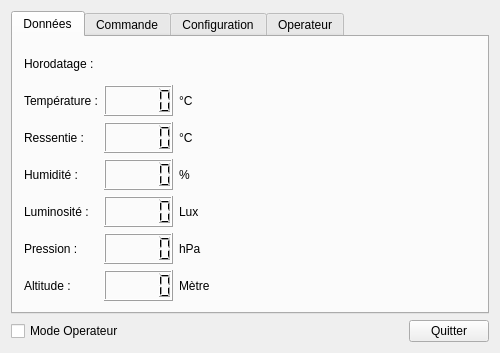
<?xml version="1.0" encoding="UTF-8"?>
<ui version="4.0">
 <class>Ihm</class>
 <widget class="QWidget" name="Ihm">
  <property name="geometry">
   <rect>
    <x>0</x>
    <y>0</y>
    <width>500</width>
    <height>353</height>
   </rect>
  </property>
  <property name="minimumSize">
   <size>
    <width>500</width>
    <height>353</height>
   </size>
  </property>
  <property name="windowTitle">
   <string>Ihm</string>
  </property>
  <layout class="QVBoxLayout" name="verticalLayout_2">
   <item>
    <layout class="QVBoxLayout" name="verticalLayoutPrincipalFenetre">
     <item>
      <widget class="QTabWidget" name="tabWidget">
       <property name="currentIndex">
        <number>0</number>
       </property>
       <widget class="QWidget" name="Donnees">
        <attribute name="title">
         <string>Données</string>
        </attribute>
        <layout class="QHBoxLayout" name="horizontalLayout_2">
         <item>
          <layout class="QGridLayout" name="gridLayout" columnstretch="0,0,0">
           <property name="horizontalSpacing">
            <number>6</number>
           </property>
           <item row="2" column="1">
            <widget class="QLCDNumber" name="lcdNumberRessentie"/>
           </item>
           <item row="2" column="0">
            <widget class="QLabel" name="labelRessentie">
             <property name="text">
              <string>Ressentie :</string>
             </property>
            </widget>
           </item>
           <item row="2" column="2">
            <widget class="QLabel" name="labelUniteRessenti">
             <property name="text">
              <string>°C</string>
             </property>
            </widget>
           </item>
           <item row="4" column="1">
            <widget class="QLCDNumber" name="lcdNumberLuminosite"/>
           </item>
           <item row="5" column="0">
            <widget class="QLabel" name="labelPression">
             <property name="text">
              <string>Pression :</string>
             </property>
            </widget>
           </item>
           <item row="1" column="1">
            <widget class="QLCDNumber" name="lcdNumberTemperature"/>
           </item>
           <item row="4" column="0">
            <widget class="QLabel" name="labelLuminositer">
             <property name="text">
              <string>Luminosité :</string>
             </property>
            </widget>
           </item>
           <item row="1" column="0">
            <widget class="QLabel" name="labelTemperature">
             <property name="text">
              <string>Température :</string>
             </property>
            </widget>
           </item>
           <item row="3" column="0">
            <widget class="QLabel" name="labelHumiditer">
             <property name="text">
              <string>Humidité :</string>
             </property>
            </widget>
           </item>
           <item row="3" column="1">
            <widget class="QLCDNumber" name="lcdNumberHumidite"/>
           </item>
           <item row="1" column="2">
            <widget class="QLabel" name="labelUniteTemperature">
             <property name="text">
              <string>°C</string>
             </property>
            </widget>
           </item>
           <item row="5" column="1">
            <widget class="QLCDNumber" name="lcdNumberPression"/>
           </item>
           <item row="5" column="2">
            <widget class="QLabel" name="labelUnitePression">
             <property name="text">
              <string>hPa</string>
             </property>
            </widget>
           </item>
           <item row="3" column="2">
            <widget class="QLabel" name="labelUniteHumidite">
             <property name="text">
              <string>%</string>
             </property>
            </widget>
           </item>
           <item row="6" column="1">
            <widget class="QLCDNumber" name="lcdNumberAltitude"/>
           </item>
           <item row="4" column="2">
            <widget class="QLabel" name="labelUniteLuminosite">
             <property name="text">
              <string>Lux</string>
             </property>
            </widget>
           </item>
           <item row="6" column="0">
            <widget class="QLabel" name="labelAltitude">
             <property name="text">
              <string>Altitude :</string>
             </property>
            </widget>
           </item>
           <item row="6" column="2">
            <widget class="QLabel" name="labelUniteAltitude">
             <property name="text">
              <string>Mètre</string>
             </property>
            </widget>
           </item>
           <item row="0" column="1" colspan="2">
            <widget class="QLabel" name="horodatage">
             <property name="text">
              <string/>
             </property>
            </widget>
           </item>
           <item row="0" column="0">
            <widget class="QLabel" name="labelHorodatage">
             <property name="text">
              <string>Horodatage :</string>
             </property>
            </widget>
           </item>
          </layout>
         </item>
         <item>
          <widget class="QLabel" name="ImageEtatLed">
           <property name="text">
            <string/>
           </property>
          </widget>
         </item>
        </layout>
       </widget>
       <widget class="QWidget" name="commande">
        <attribute name="title">
         <string>Commande</string>
        </attribute>
        <layout class="QHBoxLayout" name="horizontalLayout_3">
         <item>
          <layout class="QGridLayout" name="gridLayout_2">
           <item row="0" column="0">
            <layout class="QVBoxLayout" name="verticalLayout_4">
             <item>
              <widget class="QLabel" name="labelEtatLed">
               <property name="text">
                <string>Configurer la couleur de la LED :</string>
               </property>
               <property name="scaledContents">
                <bool>false</bool>
               </property>
              </widget>
             </item>
             <item>
              <widget class="QRadioButton" name="radioButtonLedRouge">
               <property name="enabled">
                <bool>true</bool>
               </property>
               <property name="text">
                <string>Rouge</string>
               </property>
              </widget>
             </item>
             <item>
              <widget class="QRadioButton" name="radioButtonLedVert">
               <property name="text">
                <string>Vert</string>
               </property>
              </widget>
             </item>
             <item>
              <widget class="QRadioButton" name="radioButtonLedOrange">
               <property name="text">
                <string>Orange</string>
               </property>
              </widget>
             </item>
             <item>
              <widget class="QRadioButton" name="radioButtonLedOff">
               <property name="text">
                <string>Eteint</string>
               </property>
              </widget>
             </item>
            </layout>
           </item>
          </layout>
         </item>
        </layout>
       </widget>
       <widget class="QWidget" name="Configuration">
        <attribute name="title">
         <string>Configuration</string>
        </attribute>
        <layout class="QVBoxLayout" name="verticalLayout">
         <item>
          <layout class="QFormLayout" name="formLayout">
           <item row="0" column="0">
            <widget class="QLabel" name="labelAppareil">
             <property name="text">
              <string>Appareil :</string>
             </property>
            </widget>
           </item>
           <item row="1" column="0">
            <widget class="QLabel" name="labelDebitBauds">
             <property name="text">
              <string>débit en bauds</string>
             </property>
            </widget>
           </item>
           <item row="2" column="0">
            <widget class="QLabel" name="labelBitsDonnees">
             <property name="text">
              <string>Bits de données :</string>
             </property>
            </widget>
           </item>
           <item row="3" column="0">
            <widget class="QLabel" name="labelBitsStop">
             <property name="text">
              <string>Bits de stop :</string>
             </property>
            </widget>
           </item>
           <item row="5" column="0">
            <widget class="QPushButton" name="pushButtonFermerPort">
             <property name="text">
              <string>fermer port</string>
             </property>
            </widget>
           </item>
           <item row="1" column="1">
            <widget class="QComboBox" name="comboBoxDebitBaud">
             <property name="editable">
              <bool>false</bool>
             </property>
            </widget>
           </item>
           <item row="2" column="1">
            <widget class="QComboBox" name="comboBoxBitsDonnees"/>
           </item>
           <item row="3" column="1">
            <widget class="QComboBox" name="comboBoxBitsStop"/>
           </item>
           <item row="0" column="1">
            <widget class="QComboBox" name="comboBoxAppareil">
             <property name="editable">
              <bool>true</bool>
             </property>
             <property name="currentText">
              <string>/dev/ttyUSB0</string>
             </property>
            </widget>
           </item>
           <item row="4" column="0">
            <widget class="QPushButton" name="pushButtonOuvrirPort">
             <property name="text">
              <string>Ouvrir port</string>
             </property>
            </widget>
           </item>
          </layout>
         </item>
        </layout>
       </widget>
       <widget class="QWidget" name="Operateur">
        <attribute name="title">
         <string>Operateur</string>
        </attribute>
        <layout class="QHBoxLayout" name="horizontalLayout">
         <item>
          <layout class="QVBoxLayout" name="verticalLayout_3">
           <item>
            <widget class="QTextEdit" name="textEditTrame"/>
           </item>
           <item>
            <widget class="QLabel" name="labelEnvoieTrame">
             <property name="text">
              <string>envoie trame:</string>
             </property>
            </widget>
           </item>
           <item>
            <layout class="QHBoxLayout" name="horizontalLayout_6">
             <property name="leftMargin">
              <number>0</number>
             </property>
             <property name="topMargin">
              <number>0</number>
             </property>
             <property name="rightMargin">
              <number>0</number>
             </property>
             <property name="bottomMargin">
              <number>0</number>
             </property>
             <item>
              <widget class="QLineEdit" name="lineEditEnvoyerTrame"/>
             </item>
             <item>
              <widget class="QPushButton" name="pushButtonEnvoyerTrame">
               <property name="text">
                <string>Envoyer</string>
               </property>
              </widget>
             </item>
            </layout>
           </item>
          </layout>
         </item>
        </layout>
       </widget>
      </widget>
     </item>
    </layout>
   </item>
   <item>
    <layout class="QHBoxLayout" name="horizontalLayoutFooter">
     <item>
      <widget class="QCheckBox" name="ModeOperateur">
       <property name="text">
        <string>Mode Operateur</string>
       </property>
      </widget>
     </item>
     <item>
      <spacer name="horizontalSpacer">
       <property name="orientation">
        <enum>Qt::Horizontal</enum>
       </property>
       <property name="sizeHint" stdset="0">
        <size>
         <width>40</width>
         <height>20</height>
        </size>
       </property>
      </spacer>
     </item>
     <item>
      <widget class="QPushButton" name="pushButtonQuitter">
       <property name="text">
        <string>Quitter</string>
       </property>
      </widget>
     </item>
    </layout>
   </item>
  </layout>
 </widget>
 <layoutdefault spacing="6" margin="11"/>
 <resources/>
 <connections/>
</ui>
